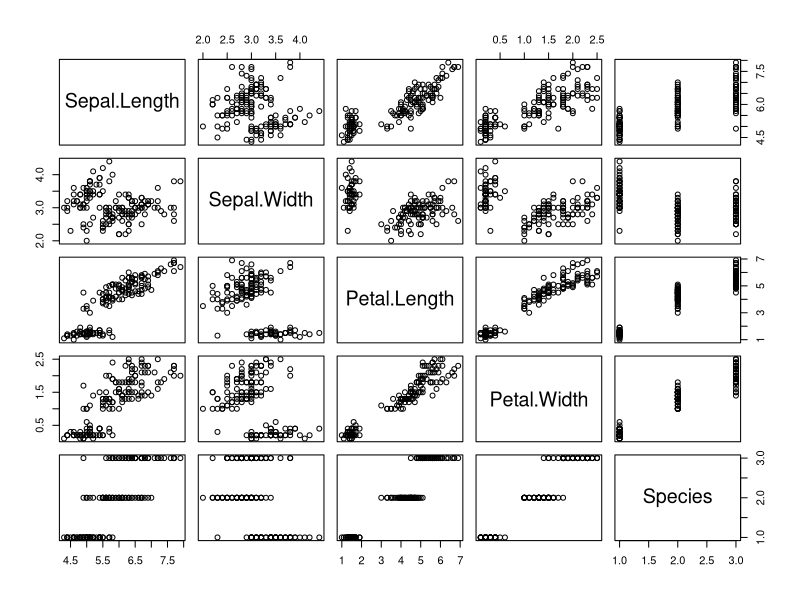
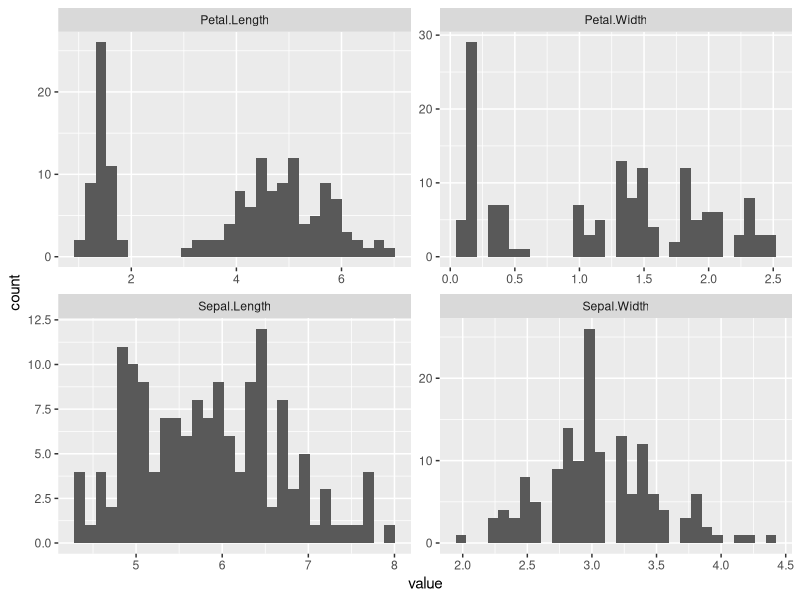
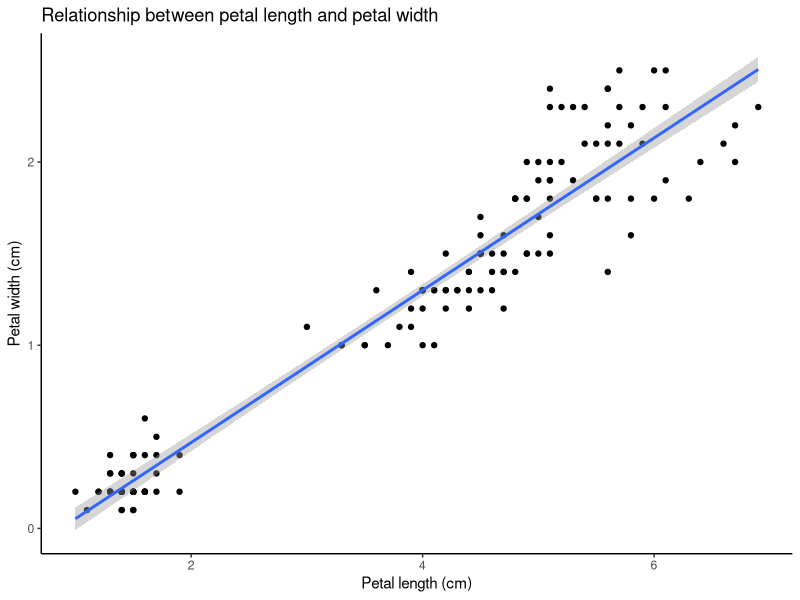
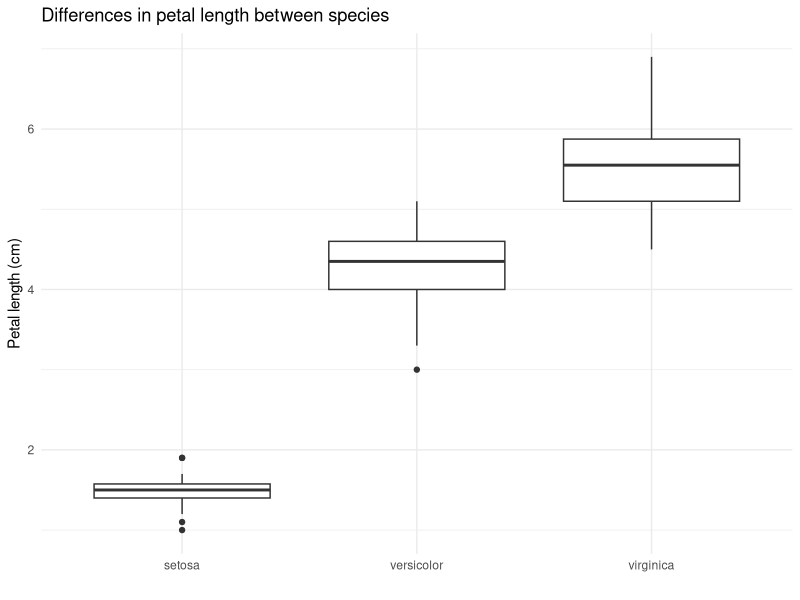
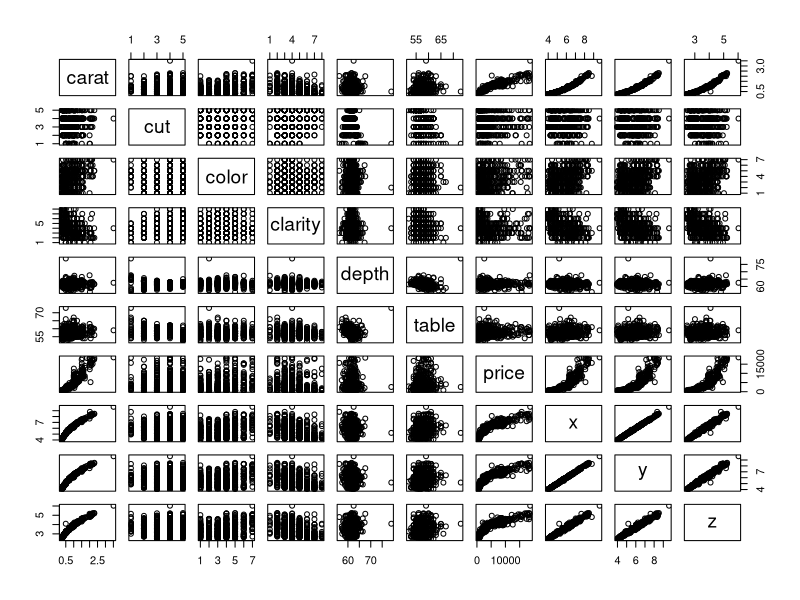
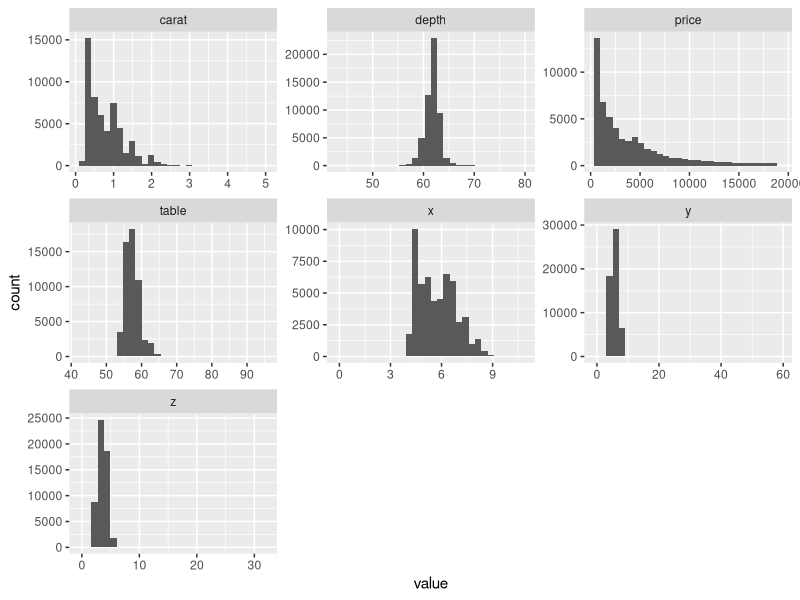
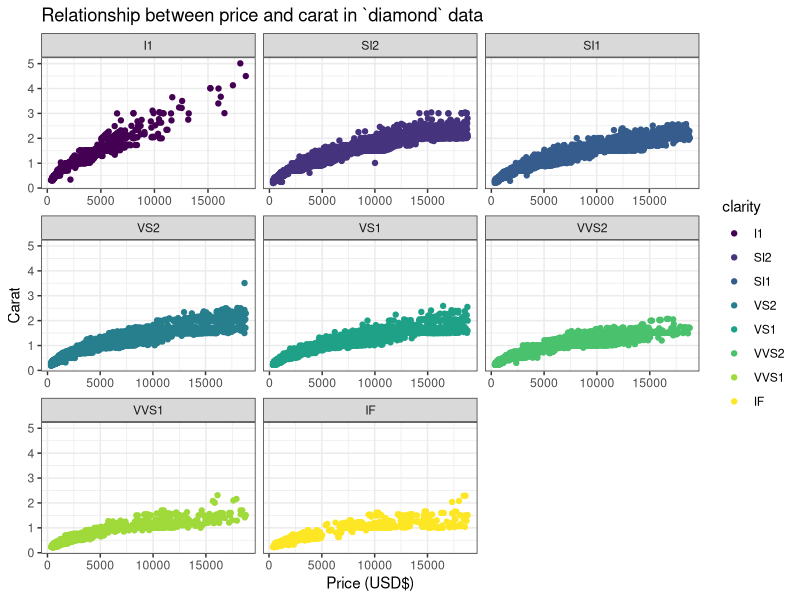
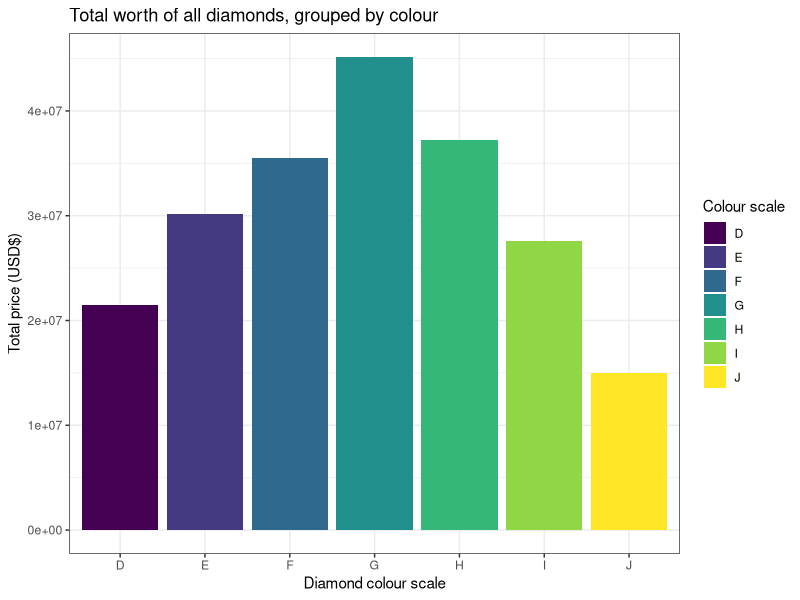

Here is the R script that generated these plots, in order:
## ---- chunk 1
knitr::opts_chunk$set(echo = TRUE)
library(tidyverse)
## ---- chunk 2
glimpse(iris) # like str()
## ---- chunk 3
plot(iris)
## ---- chunk 4
iris %>%
  as_tibble() %>% # Looks better if executed only
  keep(is.numeric) %>%           # keep variables that pass `is.numeric()`
  # Factors are now gone. (Species)
  
  pivot_longer(everything()) %>% # gather all variables
  #This gives format like category(name): value(value) for all the entries in data
  
  ggplot(aes(value)) +           # plot
  geom_histogram() +
  facet_wrap(~ name, scales = "free") +  # view by facet
  geom_blank() # why is this useful?
## ---- chunk 5
iris %>%
  select(Petal.Length, Petal.Width) %>% # This can be ignored, but why keep?
  # If the data was pre-processed, like drop_na(), not selecting can make all categories drop NAs. However, this can be helpful for our analysis of targeted categories.
  drop_na() %>%
  
  ggplot(aes(Petal.Length, Petal.Width)) +
  geom_point() +
  geom_smooth(method = "lm") + # generate linear regression line
  xlab ("Petal length (cm)") +
  ylab("Petal width (cm)") +
  ggtitle("Relationship between petal length and petal width") +
  theme_classic() + # Just a theme, theme_
  geom_blank()
## ---- chunk 6
iris %>%
  select(Petal.Length, Species) %>%
  ggplot(aes(Species, Petal.Length)) + # add `fill =` to add color to boxes
  geom_boxplot() +
  xlab("") +
  ylab("Petal length (cm)") +
  ggtitle("Differences in petal length between species") +
  theme_minimal() +
  geom_blank()
## ---- chunk 7
iris %>%
  select(Petal.Length, Species) %>%
  group_by(Species) %>%
  summarise(mean = mean(Petal.Length),
            median = median(Petal.Length))
## ---- chunk 8
glimpse(diamonds)
## ---- chunk 9
diamonds %>%
  sample_frac(0.01) %>% # sample 1% of the data to plot
  plot()
## ---- chunk 10
diamonds %>%
  keep(is.numeric) %>%
  pivot_longer(everything()) %>% # gather all variables
  ggplot(aes(value)) +           # plot
  geom_histogram() +
  facet_wrap(~ name, scales = "free") +  # view by facet
  geom_blank()
## ---- chunk 11
diamonds %>%
  select(price, carat, clarity) %>%
  ggplot(aes(price, carat, colour = clarity)) +
  geom_point() +
  facet_wrap(~ clarity, scales = "free_x") +
  xlab("Price (USD$)") +
  ylab("Carat") +
  ggtitle("Relationship between price and carat in `diamond` data") +
  theme_bw() +
  geom_blank()
## ---- chunk 12
diamonds %>%
  group_by(color) %>%
  summarise(total = sum(price)) %>%
  ggplot(aes(color, total)) +
  geom_bar(aes(fill = color), stat = "identity") +
  scale_colour_brewer() + # viridis
  labs(fill = "Colour scale") +
  xlab("Diamond colour scale") +
  ylab("Total price (USD$)") +
  ggtitle("Total worth of all diamonds, grouped by colour") +
  theme_bw() + 
  geom_blank()
## ---- chunk 13
glimpse(txhousing)
